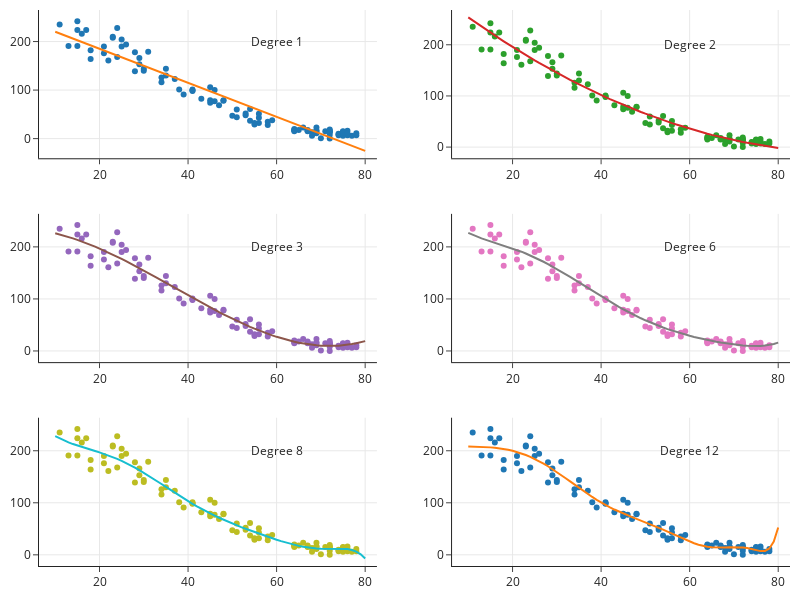

The notebook cell saved with this chart:
### Markdown cell above
We can also visualize the different polynomial fits in separate facets.

### Code cell
ys = [make_ys(mod = mods[j], deg = degrees[j], xs = xs)
      for j in range(6)]

fig = make_subplots(rows=3, cols=2)

fig.add_trace(
    go.Scatter(x=X['temp'], y=y['ccf'],
              mode="markers"),
    row=1, col=1)

fig.add_trace(
    go.Scatter(x=xs, y=ys[0]), 
    row=1, col=1)

fig.add_annotation(x=60, y=200,
            text="Degree 1", showarrow=False,
            row=1, col=1)

fig.add_trace(
    go.Scatter(x=X['temp'], y=y['ccf'],
              mode="markers"),
    row=1, col=2)

fig.add_trace(
    go.Scatter(x=xs, y=ys[1]), 
    row=1, col=2)

fig.add_annotation(x=60, y=200,
            text="Degree 2", showarrow=False,
            row=1, col=2)

fig.add_trace(
    go.Scatter(x=X['temp'], y=y['ccf'],
              mode="markers"),
    row=2, col=1)

fig.add_trace(
    go.Scatter(x=xs, y=ys[2]), 
    row=2, col=1)

fig.add_annotation(x=60, y=200,
            text="Degree 3", showarrow=False,
            row=2, col=1)

fig.add_trace(
    go.Scatter(x=X['temp'], y=y['ccf'],
              mode="markers"),
    row=2, col=2)

fig.add_trace(
    go.Scatter(x=xs, y=ys[3]), 
    row=2, col=2)

fig.add_annotation(x=60, y=200,
            text="Degree 6", showarrow=False,
            row=2, col=2)

fig.add_trace(
    go.Scatter(x=X['temp'], y=y['ccf'],
              mode="markers"),
    row=3, col=1)

fig.add_trace(
    go.Scatter(x=xs, y=ys[4]), 
    row=3, col=1)

fig.add_annotation(x=60, y=200,
            text="Degree 8", showarrow=False,
            row=3, col=1)

fig.add_trace(
    go.Scatter(x=X['temp'], y=y['ccf'],
              mode="markers"),
    row=3, col=2)

fig.add_trace(
    go.Scatter(x=xs, y=ys[5]), 
    row=3, col=2)

fig.add_annotation(x=60, y=200,
            text="Degree 12", showarrow=False,
            row=3, col=2)


fig.update_layout(height=600, width=800, showlegend=False)
fig.show()
